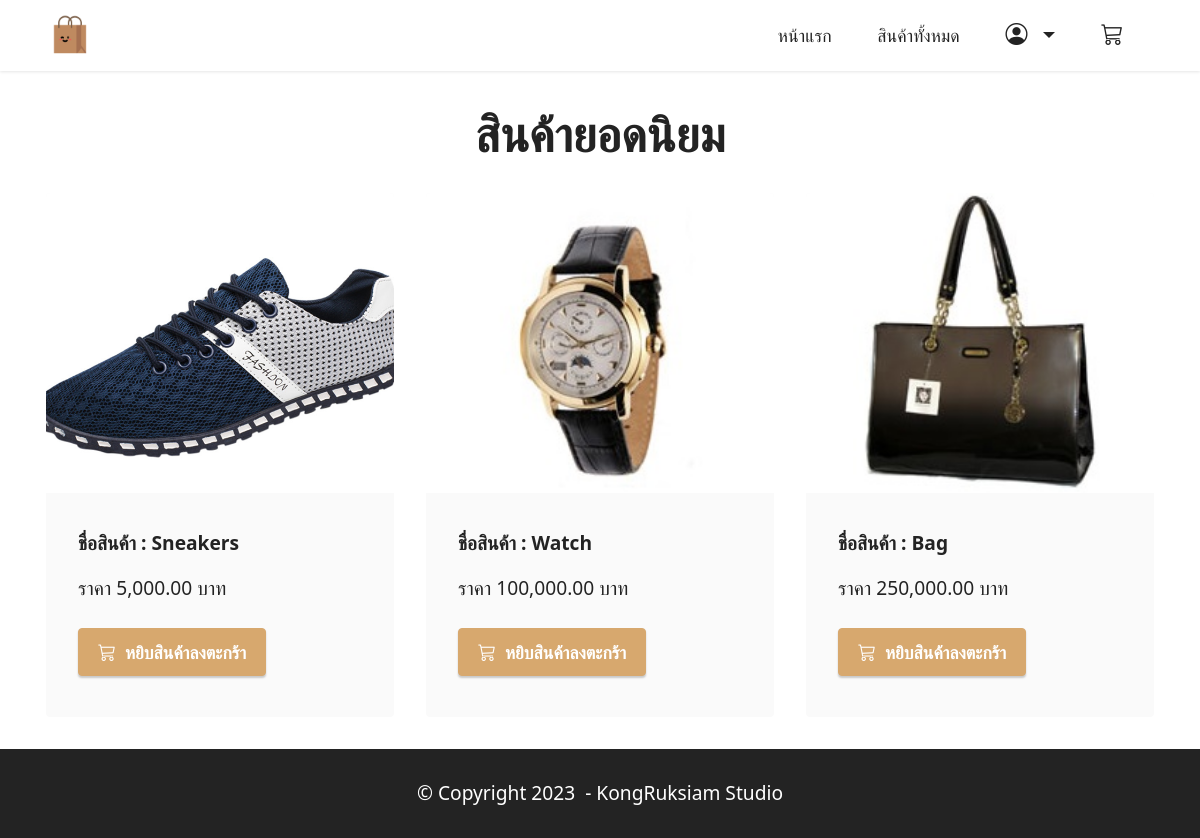
The page / on the database its author committed.
### productsApp/models.py (models this page shows)
class Product(models.Model):
  name=models.CharField(max_length=50)
  description=models.TextField()
  price=models.DecimalField(max_digits=10,decimal_places=2)
  stock=models.IntegerField()
  isTrending=models.BooleanField(default=False)
  image=models.ImageField(upload_to="products",blank=True)

### productsApp/views.py (the view)
# urls.py: path("",views.index),
def index(request):
  products = Product.objects.filter(isTrending=True)
  return render(request,"index.html",{"products":products})

### productsApp/templates/index.html (shortened to what this page needs)
{% extends "layout.html" %}
{% load humanize %}
{% block content %}
        <section class="content2 cid-tsEQSCqggh" id="content2-2">
            <div class="container">
                <div class="mbr-section-head">
                    <h4 class="mbr-section-title mbr-fonts-style align-center mb-0 display-2">
                        <strong>สินค้ายอดนิยม</strong>
                    </h4>
                </div>
                <div class="row mt-4">
                    {% for product in products %}
                    <div class="item features-image сol-12 col-md-6 col-lg-4">
                        <div class="item-wrapper">
                            <div class="item-img">
                                <a href="{% url 'productDetail' product.id %}">
                                    <img src="{{product.image.url}}">
                                </a>
                            </div>
                            <div class="item-content">
                                <h6 class="item-subtitle mbr-fonts-style mt-1 display-7">
                                    <strong>ชื่อสินค้า : {{product.name}}</strong>
                                </h6>
                                <p class="mbr-text mbr-fonts-style mt-3 display-7">ราคา {{product.price | intcomma}} บาท</p>
                            </div>
                            <div class="mbr-section-btn item-footer mt-2">
                                {% if product.stock <= 0 %}
                                    <h2 class="text-secondary text-center">Out of stock</h2>
                                {% else %}
                                    <a href="cart.html" class="btn btn-primary display-4">
                                        <i class="bi bi-cart3"></i></i>&nbsp;
                                        หยิบสินค้าลงตะกร้า
                                    </a>
                                {% endif %}
                            </div>
                        </div>
                    </div>
                    {% endfor %}
                </div>
            </div>
        </section>
{% endblock %}

### productsApp/templates/layout.html (shortened to what this page needs)
<!DOCTYPE html>
<html>
{% load static %}
<head>
    <link href="https://cdn.jsdelivr.net/npm/bootstrap@5.0.2/dist/css/bootstrap.min.css" rel="stylesheet">
    <link rel="stylesheet" href="https://cdn.jsdelivr.net/npm/bootstrap-icons@1.10.5/font/bootstrap-icons.css">
    <link rel="stylesheet" href="{% static 'assets/dropdown/css/style.css' %}">
    <link rel="stylesheet" href="{% static 'assets/theme/css/style.css' %}">
    <link rel="stylesheet" href="{% static 'assets/custom/css/custom-style.css' %}" type="text/css">
</head>
<body>
    <section class="menu menu3 cid-tsEQosCCDP" id="menu3-0">
        <nav class="navbar navbar-dropdown navbar-fixed-top navbar-expand-lg">
            <div class="container">
                <div class="navbar-brand">
                    <span class="navbar-logo">
                        <a href="/">
                            <img src="{% static 'assets/image/shopping-bag.png' %}" style="height: 3rem;">
                        </a>
                    </span>
                </div>
                <div class="collapse navbar-collapse" id="navbarSupportedContent">
                    <ul class="navbar-nav nav-dropdown nav-right" data-app-modern-menu="true">
                        <li class="nav-item">
                            <a class="nav-link link text-black show display-4" href="/">หน้าแรก</a>
                        </li>
                        <li class="nav-item">
                            <a class="nav-link link text-black show display-4" href="/products">สินค้าทั้งหมด</a>
                        </li>
                        <li class="nav-item dropdown">
                            <a class="nav-link link text-black dropdown-toggle show display-4" data-toggle="dropdown-submenu" data-bs-toggle="dropdown" data-bs-auto-close="outside" aria-expanded="false">
                                <span class="bi bi-person-circle iconfont"></span>
                            </a>
                        </li>
                        <li class="nav-item">
                            <a class="nav-link link text-black show display-4" href="/cart">
                                <span class="bi bi-cart3 iconfont iconfont-btn"></span>
                            </a>
                        </li>
                    </ul>
                </div>
            </div>
        </nav>
    </section>
    {% block content %}
    {% endblock %}
    <section class="footer7 cid-tsQdrs3Vrj" id="footer7-13">
        <div class="container">
            <div class="media-container-row align-center mbr-white">
                <div class="col-12">
                    <p class="mbr-text mb-0 mbr-fonts-style display-7">© Copyright 2023&nbsp; - KongRuksiam Studio</p>
                </div>
            </div>
        </div>
    </section>
</body>
</html>

### productsApp/static/assets/dropdown/css/style.css (style rules this page uses)
.navbar-dropdown { left: 0; padding: 0; position: absolute; right: 0; top: 0; transition: all 0.45s ease; z-index: 1030; background: #282828; }
.navbar-dropdown .navbar-logo { margin-right: 0.8rem; transition: margin 0.3s ease-in-out; vertical-align: middle; }
.navbar-dropdown .navbar-logo img { height: 3.125rem; transition: all 0.3s ease-in-out; }
.navbar-dropdown.navbar-fixed-top { position: fixed; }
.navbar-dropdown .navbar-brand span { vertical-align: -4px; }
.nav-dropdown { font-size: 0.75rem; font-weight: 500; height: auto !important; }
.nav-dropdown .link { margin: 0.667em 1.667em; font-weight: 500; padding: 0; transition: color 0.2s ease-in-out; }
.nav-dropdown .link.dropdown-toggle { margin-right: 2.583em; }
.nav-dropdown .link.dropdown-toggle::after { margin-left: 0.25rem; border-top: 0.35em solid; border-right: 0.35em solid transparent; border-left: 0.35em solid transparent; border-bottom: 0; }
.nav-dropdown .link::after, .nav-dropdown .dropdown-item::after { color: inherit; }

### productsApp/static/assets/theme/css/style.css (style rules this page uses)
section { background-color: #ffffff; }
body { font-style: normal; line-height: 1.5; font-weight: 400; color: #232323; position: relative; }
section, .container, .container-fluid { position: relative; word-wrap: break-word; }
a { font-style: normal; font-weight: 400; cursor: pointer; }
a, a:hover { text-decoration: none; }
.mbr-section-title { font-style: normal; line-height: 1.3; }
.mbr-text { font-style: normal; line-height: 1.7; }
h1, h2, h3, h4, h5, h6, .display-1, .display-2, .display-4, .display-5, .display-7, span, p, a { line-height: 1; word-break: break-word; word-wrap: break-word; font-weight: 400; }
b, strong { font-weight: bold; }
section { background-position: 50% 50%; background-repeat: no-repeat; background-size: cover; }
.mbr-white { color: #ffffff; }
.align-center { text-align: center; }
.media-container-row { display: flex; flex-direction: row; flex-wrap: wrap; justify-content: center; align-content: center; align-items: start; }
@media (min-width: 992px) { .media-container-row { flex-wrap: nowrap; } }
img, iframe { display: block; width: 100%; }
.mbr-section-btn { margin-left: -0.6rem; margin-right: -0.6rem; font-size: 0; }
.btn { font-weight: 600; border-width: 1px; font-style: normal; margin: 0.6rem 0.6rem; white-space: normal; transition: all 0.2s ease-in-out; display: inline-flex; align-items: center; justify-content: center; word-break: break-word; }
.menu .navbar-brand { display: -webkit-flex; }
.menu .navbar-brand span { display: flex; display: -webkit-flex; }
.menu .navbar-brand .navbar-logo img { display: -webkit-flex; width: auto; }
@media (min-width: 992px) { .menu .navbar-nav.nav-dropdown { display: -webkit-flex; } }
.nav-link .iconfont { margin-right: 0.5rem; }
.navbar { display: -webkit-flex; -webkit-flex-wrap: wrap; -webkit-align-items: center; -webkit-justify-content: space-between; }
.navbar-collapse { -webkit-flex-basis: 100%; -webkit-flex-grow: 1; -webkit-align-items: center; }
.nav-dropdown .link { padding: 0.667em 1.667em !important; margin: 0 !important; }
.row { display: -webkit-flex; -webkit-flex-wrap: wrap; }
html, body { height: auto; min-height: 100vh; }
ul, ol, pre, blockquote { margin-bottom: 2.3125rem; }
.mt-4 { margin-top: 2rem !important; }
@media (min-width: 992px) { .container { padding-left: 16px; padding-right: 16px; } }
@media (min-width: 992px) { .row { margin-left: -16px; margin-right: -16px; } }
@media (min-width: 992px) { .row > [class*=col] { padding-left: 16px; padding-right: 16px; } }
.card-wrapper, .item-wrapper { overflow: hidden; }
.item { position: relative; }

### rows shown on the page
Product: image (picture), name "Sneakers", price "5,000.00", stock "หยิบสินค้าลงตะกร้า"
Product: image (picture), name "Watch", price "100,000.00", stock "หยิบสินค้าลงตะกร้า"
Product: image (picture), name "Bag", price "250,000.00", stock "หยิบสินค้าลงตะกร้า"
